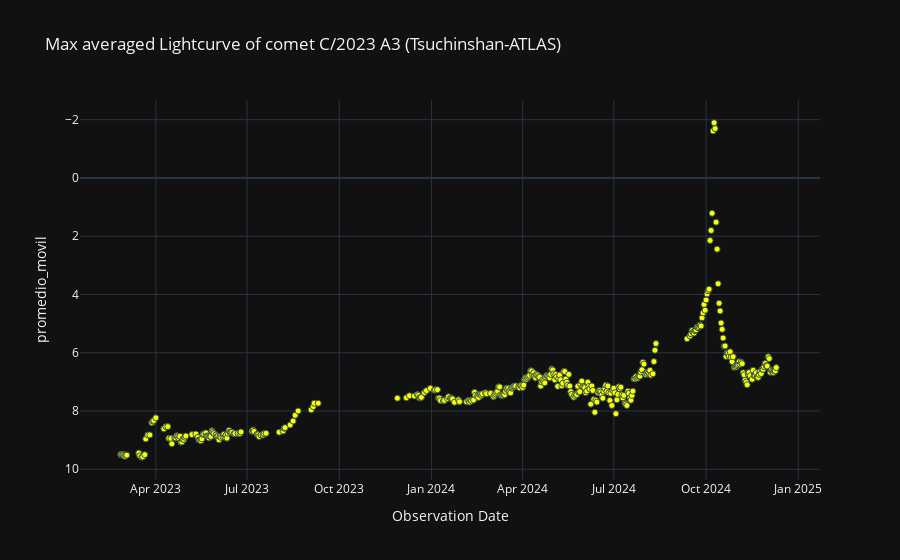

Notebook cell for this chart:
### Code cell
# Gráfica de lus promediada
labels = {'obs_date':'Observation Date','magnitud_reducida':'Magnitude reduced'}
fig = px.scatter(curva_de_luz_externa_v1_df, x='obs_date', y='promedio_movil', template= 'plotly_dark', labels= labels, title=f'Max averaged Lightcurve of comet {nombre_cometa} (Tsuchinshan-ATLAS)')
fig.update_traces(marker=dict(color='yellow', size=6, line= dict(width=1, color='DarkSlateGrey')))
fig.update_yaxes(autorange="reversed")
fig.show()

### Figure 1 — Plotly figure (JSON) as saved in the notebook; plotly's stock layout.template omitted (floating-point values rounded to 4 significant figures; data arrays with more than 128 entries replaced by an {"elided": "..."} marker saying what was removed)
{"data": [{"hovertemplate": "Observation Date=%{x}<br>promedio_movil=%{y}<extra></extra>", "legendgroup": "", "marker": {"color": "yellow", "line": {"color": "DarkSlateGrey", "width": 1}, "size": 6, "symbol": "circle"}, "mode": "markers", "name": "", "orientation": "v", "showlegend": false, "type": "scatter", "x": {"elided": "391 str values"}, "xaxis": "x", "y": {"elided": "391 float values"}, "yaxis": "y"}], "layout": {"legend": {"tracegroupgap": 0}, "title": {"text": "Max averaged Lightcurve of comet C/2023 A3 (Tsuchinshan-ATLAS)"}, "xaxis": {"anchor": "y", "domain": [0, 1], "title": {"text": "Observation Date"}}, "yaxis": {"anchor": "x", "autorange": "reversed", "domain": [0, 1], "title": {"text": "promedio_movil"}}}}
